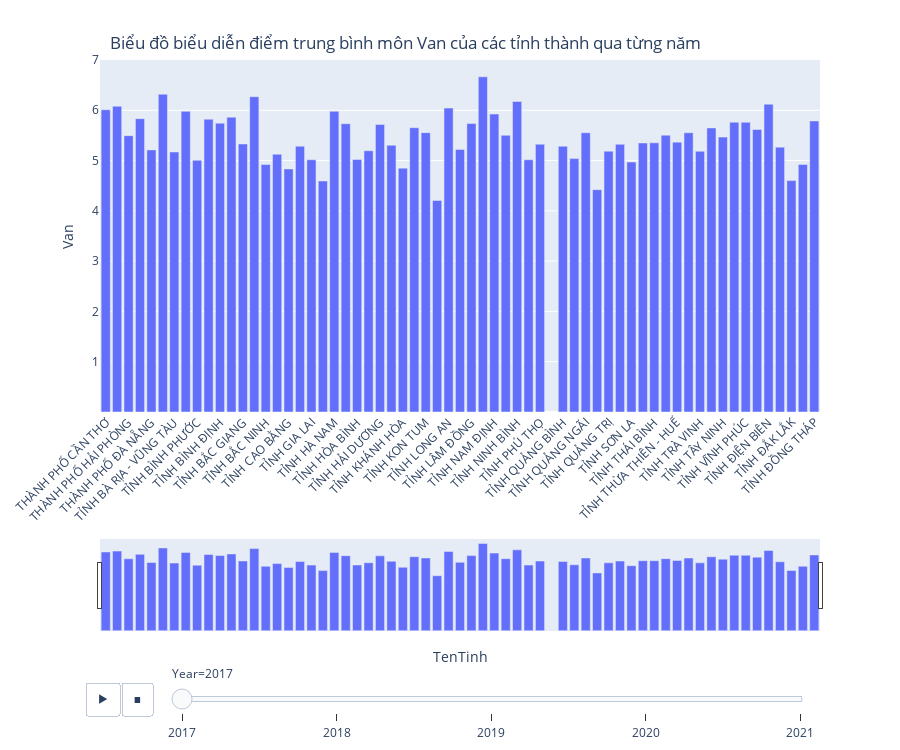

The cell this chart's notebook holds for it:
### Code cell
show_score_plot("Van")

### Figure 1 — Plotly figure (JSON) as saved in the notebook; plotly's stock layout.template omitted (floating-point values rounded to 4 significant figures)
{"data": [{"alignmentgroup": "True", "hovertemplate": "Year=2017<br>TenTinh=%{x}<br>Van=%{y}<extra></extra>", "legendgroup": "", "marker": {"color": "#636efa", "pattern": {"shape": ""}}, "name": "", "offsetgroup": "", "orientation": "v", "showlegend": false, "textposition": "auto", "type": "bar", "x": ["THÀNH PHỐ CẦN THƠ", "THÀNH PHỐ HÀ NỘI", "THÀNH PHỐ HẢI PHÒNG", "THÀNH PHỐ HỒ CHÍ MINH", "THÀNH PHỐ ĐÀ NẴNG", "TỈNH AN GIANG", "TỈNH BÀ RỊA - VŨNG TÀU", "TỈNH BÌNH DƯƠNG", "TỈNH BÌNH PHƯỚC", "TỈNH BÌNH THUẬN", "TỈNH BÌNH ĐỊNH", "TỈNH BẠC LIÊU", "TỈNH BẮC GIANG", "TỈNH BẮC KẠN", "TỈNH BẮC NINH", "TỈNH BẾN TRE", "TỈNH CAO BẰNG", "TỈNH CÀ MAU", "TỈNH GIA LAI", "TỈNH HÀ GIANG", "TỈNH HÀ NAM", "TỈNH HÀ TĨNH", "TỈNH HÒA BÌNH", "TỈNH HƯNG YÊN", "TỈNH HẢI DƯƠNG", "TỈNH HẬU GIANG", "TỈNH KHÁNH HÒA", "TỈNH KIÊN GIANG", "TỈNH KON TUM", "TỈNH LAI CHÂU", "TỈNH LONG AN", "TỈNH LÀO CAI", "TỈNH LÂM ĐỒNG", "TỈNH LẠNG SƠN", "TỈNH NAM ĐỊNH", "TỈNH NGHỆ AN", "TỈNH NINH BÌNH", "TỈNH NINH THUẬN", "TỈNH PHÚ THỌ", "TỈNH PHÚ YÊN", "TỈNH QUẢNG BÌNH", "TỈNH QUẢNG NAM", "TỈNH QUẢNG NGÃI", "TỈNH QUẢNG NINH", "TỈNH QUẢNG TRỊ", "TỈNH SÓC TRĂNG", "TỈNH SƠN LA", "TỈNH THANH HÓA", "TỈNH THÁI BÌNH", "TỈNH THÁI NGUYÊN", "TỈNH THỪA THIÊN - HUẾ", "TỈNH TIỀN GIANG", "TỈNH TRÀ VINH", "TỈNH TUYÊN QUANG", "TỈNH TÂY NINH", "TỈNH VĨNH LONG", "TỈNH VĨNH PHÚC", "TỈNH YÊN BÁI", "TỈNH ĐIỆN BIÊN", "TỈNH ĐĂK NÔNG", "TỈNH ĐẮK LẮK", "TỈNH ĐỒNG NAI", "TỈNH ĐỒNG THÁP"], "xaxis": "x", "y": [6.011, 6.08, 5.496, 5.834, 5.212, 6.319, 5.171, 5.979, 5.005, 5.823, 5.744, 5.864, 5.33, 6.271, 4.922, 5.127, 4.834, 5.286, 5.016, 4.594, 5.98, 5.734, 5.023, 5.196, 5.718, 5.305, 4.849, 5.654, 5.555, 4.208, 6.044, 5.222, 5.736, 6.665, 5.925, 5.502, 6.176, 5.016, 5.326, null, 5.286, 5.039, 5.554, 4.421, 5.188, 5.323, 4.97, 5.35, 5.353, 5.506, 5.367, 5.554, 5.185, 5.649, 5.467, 5.764, 5.761, 5.62, 6.122, 5.267, 4.602, 4.922, 5.788], "yaxis": "y"}], "layout": {"barmode": "relative", "height": 750, "legend": {"tracegroupgap": 0}, "margin": {"t": 60}, "sliders": [{"active": 0, "currentvalue": {"prefix": "Year="}, "len": 0.9, "pad": {"r": 10, "t": 250}, "steps": [{"args": [["2017"], {"frame": {"duration": 0, "redraw": true}, "fromcurrent": true, "mode": "immediate", "transition": {"duration": 0, "easing": "linear"}}], "label": "2017", "method": "animate"}, {"args": [["2018"], {"frame": {"duration": 0, "redraw": true}, "fromcurrent": true, "mode": "immediate", "transition": {"duration": 0, "easing": "linear"}}], "label": "2018", "method": "animate"}, {"args": [["2019"], {"frame": {"duration": 0, "redraw": true}, "fromcurrent": true, "mode": "immediate", "transition": {"duration": 0, "easing": "linear"}}], "label": "2019", "method": "animate"}, {"args": [["2020"], {"frame": {"duration": 0, "redraw": true}, "fromcurrent": true, "mode": "immediate", "transition": {"duration": 0, "easing": "linear"}}], "label": "2020", "method": "animate"}, {"args": [["2021"], {"frame": {"duration": 0, "redraw": true}, "fromcurrent": true, "mode": "immediate", "transition": {"duration": 0, "easing": "linear"}}], "label": "2021", "method": "animate"}], "x": 0.1, "xanchor": "left", "y": 0, "yanchor": "top"}], "title": {"text": "Biểu đồ biểu diễn điểm trung bình môn Van của các tỉnh thành qua từng năm", "x": 0.45, "xanchor": "center", "y": 0.95, "yanchor": "top"}, "updatemenus": [{"buttons": [{"args": [null, {"frame": {"duration": 500, "redraw": true}, "fromcurrent": true, "mode": "immediate", "transition": {"duration": 500, "easing": "linear"}}], "label": "&#9654;", "method": "animate"}, {"args": [[null], {"frame": {"duration": 0, "redraw": true}, "fromcurrent": true, "mode": "immediate", "transition": {"duration": 0, "easing": "linear"}}], "label": "&#9724;", "method": "animate"}], "direction": "left", "pad": {"r": 20, "t": 270}, "showactive": false, "type": "buttons", "x": 0.1, "xanchor": "right", "y": 0, "yanchor": "top"}], "xaxis": {"anchor": "y", "domain": [0, 1], "rangeslider": {"visible": true}, "tickangle": -45, "title": {"text": "TenTinh"}}, "yaxis": {"anchor": "x", "domain": [0, 1], "range": [0, 7], "tickmode": "array", "tickvals": [1, 1, 1, 1, 1, 2, 2, 2, 2, 2, 2, 3, 3, 3, 3, 4, 4, 4, 5, 5, 5, 6, 6, 7, 8], "title": {"text": "Van"}}}}
